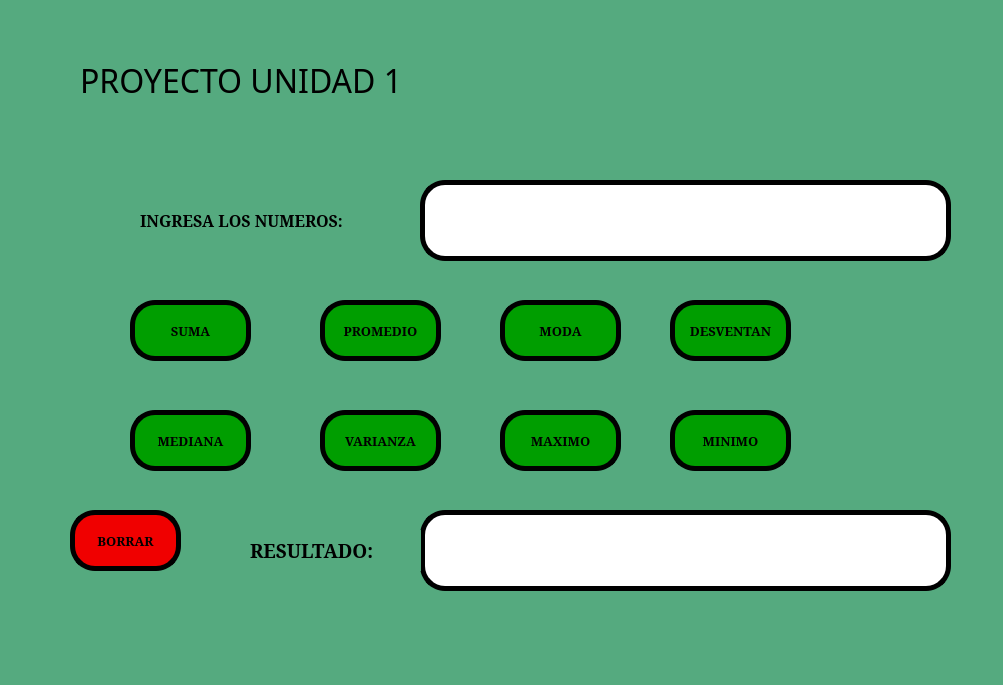
<?xml version="1.0" encoding="UTF-8"?>
<ui version="4.0">
 <class>MainWindow</class>
 <widget class="QMainWindow" name="MainWindow">
  <property name="geometry">
   <rect>
    <x>0</x>
    <y>0</y>
    <width>1003</width>
    <height>685</height>
   </rect>
  </property>
  <property name="windowTitle">
   <string>MainWindow</string>
  </property>
  <property name="styleSheet">
   <string notr="true">background-color: rgb(85, 170, 127);</string>
  </property>
  <widget class="QWidget" name="centralwidget">
   <widget class="QPushButton" name="btn_Suma">
    <property name="geometry">
     <rect>
      <x>130</x>
      <y>300</y>
      <width>121</width>
      <height>61</height>
     </rect>
    </property>
    <property name="font">
     <font>
      <family>MS Serif</family>
      <pointsize>10</pointsize>
      <weight>75</weight>
      <bold>true</bold>
     </font>
    </property>
    <property name="styleSheet">
     <string notr="true">background-color: rgb(0, 158, 0);
border: 5px solid black;
border-radius: 25px;</string>
    </property>
    <property name="text">
     <string>SUMA</string>
    </property>
   </widget>
   <widget class="QPushButton" name="btn_Promedio">
    <property name="geometry">
     <rect>
      <x>320</x>
      <y>300</y>
      <width>121</width>
      <height>61</height>
     </rect>
    </property>
    <property name="font">
     <font>
      <family>MS Serif</family>
      <pointsize>10</pointsize>
      <weight>75</weight>
      <bold>true</bold>
     </font>
    </property>
    <property name="styleSheet">
     <string notr="true">background-color: rgb(0, 158, 0);
border: 5px solid black;
border-radius: 25px;</string>
    </property>
    <property name="text">
     <string>PROMEDIO</string>
    </property>
   </widget>
   <widget class="QPushButton" name="btn_maximo">
    <property name="geometry">
     <rect>
      <x>500</x>
      <y>410</y>
      <width>121</width>
      <height>61</height>
     </rect>
    </property>
    <property name="font">
     <font>
      <family>MS Serif</family>
      <pointsize>10</pointsize>
      <weight>75</weight>
      <bold>true</bold>
     </font>
    </property>
    <property name="styleSheet">
     <string notr="true">background-color: rgb(0, 158, 0);
border: 5px solid black;
border-radius: 25px;</string>
    </property>
    <property name="text">
     <string>MAXIMO</string>
    </property>
   </widget>
   <widget class="QPushButton" name="btn_Moda">
    <property name="geometry">
     <rect>
      <x>500</x>
      <y>300</y>
      <width>121</width>
      <height>61</height>
     </rect>
    </property>
    <property name="font">
     <font>
      <family>MS Serif</family>
      <pointsize>10</pointsize>
      <weight>75</weight>
      <bold>true</bold>
     </font>
    </property>
    <property name="styleSheet">
     <string notr="true">background-color: rgb(0, 158, 0);
border: 5px solid black;
border-radius: 25px;</string>
    </property>
    <property name="text">
     <string>MODA</string>
    </property>
   </widget>
   <widget class="QPushButton" name="btn_Mediana">
    <property name="geometry">
     <rect>
      <x>130</x>
      <y>410</y>
      <width>121</width>
      <height>61</height>
     </rect>
    </property>
    <property name="font">
     <font>
      <family>MS Serif</family>
      <pointsize>10</pointsize>
      <weight>75</weight>
      <bold>true</bold>
     </font>
    </property>
    <property name="styleSheet">
     <string notr="true">background-color: rgb(0, 158, 0);
border: 5px solid black;
border-radius: 25px;</string>
    </property>
    <property name="text">
     <string>MEDIANA</string>
    </property>
   </widget>
   <widget class="QPushButton" name="btn_minimo">
    <property name="geometry">
     <rect>
      <x>670</x>
      <y>410</y>
      <width>121</width>
      <height>61</height>
     </rect>
    </property>
    <property name="font">
     <font>
      <family>MS Serif</family>
      <pointsize>10</pointsize>
      <weight>75</weight>
      <bold>true</bold>
     </font>
    </property>
    <property name="styleSheet">
     <string notr="true">background-color: rgb(0, 158, 0);
border: 5px solid black;
border-radius: 25px;</string>
    </property>
    <property name="text">
     <string>MINIMO</string>
    </property>
   </widget>
   <widget class="QPushButton" name="btn_borrar">
    <property name="geometry">
     <rect>
      <x>70</x>
      <y>510</y>
      <width>111</width>
      <height>61</height>
     </rect>
    </property>
    <property name="font">
     <font>
      <family>MS Serif</family>
      <pointsize>10</pointsize>
      <weight>75</weight>
      <bold>true</bold>
     </font>
    </property>
    <property name="styleSheet">
     <string notr="true">background-color: rgb(255, 255, 255);
background-color: rgb(240, 0, 0);
border: 5px solid black;
border-radius: 25px;</string>
    </property>
    <property name="text">
     <string>BORRAR</string>
    </property>
   </widget>
   <widget class="QPushButton" name="btn_desvestan">
    <property name="geometry">
     <rect>
      <x>670</x>
      <y>300</y>
      <width>121</width>
      <height>61</height>
     </rect>
    </property>
    <property name="font">
     <font>
      <family>MS Serif</family>
      <pointsize>10</pointsize>
      <weight>75</weight>
      <bold>true</bold>
     </font>
    </property>
    <property name="styleSheet">
     <string notr="true">background-color: rgb(0, 158, 0);
border: 5px solid black;
border-radius: 25px;</string>
    </property>
    <property name="text">
     <string>DESVENTAN</string>
    </property>
   </widget>
   <widget class="QPushButton" name="btn_varianza">
    <property name="geometry">
     <rect>
      <x>320</x>
      <y>410</y>
      <width>121</width>
      <height>61</height>
     </rect>
    </property>
    <property name="font">
     <font>
      <family>MS Serif</family>
      <pointsize>10</pointsize>
      <weight>75</weight>
      <bold>true</bold>
     </font>
    </property>
    <property name="styleSheet">
     <string notr="true">background-color: rgb(0, 158, 0);
border: 5px solid black;
border-radius: 25px;</string>
    </property>
    <property name="text">
     <string>VARIANZA</string>
    </property>
   </widget>
   <widget class="QLineEdit" name="txt_numeros">
    <property name="geometry">
     <rect>
      <x>420</x>
      <y>180</y>
      <width>531</width>
      <height>81</height>
     </rect>
    </property>
    <property name="font">
     <font>
      <family>Arial Black</family>
      <pointsize>14</pointsize>
      <weight>75</weight>
      <bold>true</bold>
     </font>
    </property>
    <property name="styleSheet">
     <string notr="true">background-color: rgb(255, 255, 255);
border: 5px solid black;
border-radius: 25px;</string>
    </property>
    <property name="alignment">
     <set>Qt::AlignCenter</set>
    </property>
   </widget>
   <widget class="QLineEdit" name="txt_resultado">
    <property name="geometry">
     <rect>
      <x>420</x>
      <y>510</y>
      <width>531</width>
      <height>81</height>
     </rect>
    </property>
    <property name="font">
     <font>
      <family>MS Serif</family>
      <pointsize>16</pointsize>
      <weight>75</weight>
      <bold>true</bold>
     </font>
    </property>
    <property name="styleSheet">
     <string notr="true">background-color: rgb(255, 255, 255);
border: 5px solid black;
border-radius: 25px;</string>
    </property>
    <property name="alignment">
     <set>Qt::AlignCenter</set>
    </property>
   </widget>
   <widget class="QLabel" name="label">
    <property name="geometry">
     <rect>
      <x>80</x>
      <y>50</y>
      <width>431</width>
      <height>61</height>
     </rect>
    </property>
    <property name="font">
     <font>
      <family>MS Gothic</family>
      <pointsize>24</pointsize>
      <weight>50</weight>
      <bold>false</bold>
     </font>
    </property>
    <property name="text">
     <string>PROYECTO UNIDAD 1</string>
    </property>
   </widget>
   <widget class="QLabel" name="label_2">
    <property name="geometry">
     <rect>
      <x>140</x>
      <y>200</y>
      <width>261</width>
      <height>41</height>
     </rect>
    </property>
    <property name="font">
     <font>
      <family>MS Serif</family>
      <pointsize>12</pointsize>
      <weight>75</weight>
      <bold>true</bold>
     </font>
    </property>
    <property name="text">
     <string>INGRESA LOS NUMEROS:</string>
    </property>
   </widget>
   <widget class="QLabel" name="label_3">
    <property name="geometry">
     <rect>
      <x>250</x>
      <y>530</y>
      <width>171</width>
      <height>41</height>
     </rect>
    </property>
    <property name="font">
     <font>
      <family>MS Serif</family>
      <pointsize>14</pointsize>
      <weight>75</weight>
      <bold>true</bold>
     </font>
    </property>
    <property name="text">
     <string>RESULTADO:</string>
    </property>
   </widget>
  </widget>
  <widget class="QMenuBar" name="menubar">
   <property name="geometry">
    <rect>
     <x>0</x>
     <y>0</y>
     <width>1003</width>
     <height>26</height>
    </rect>
   </property>
  </widget>
  <widget class="QStatusBar" name="statusbar"/>
 </widget>
 <resources/>
 <connections/>
</ui>
